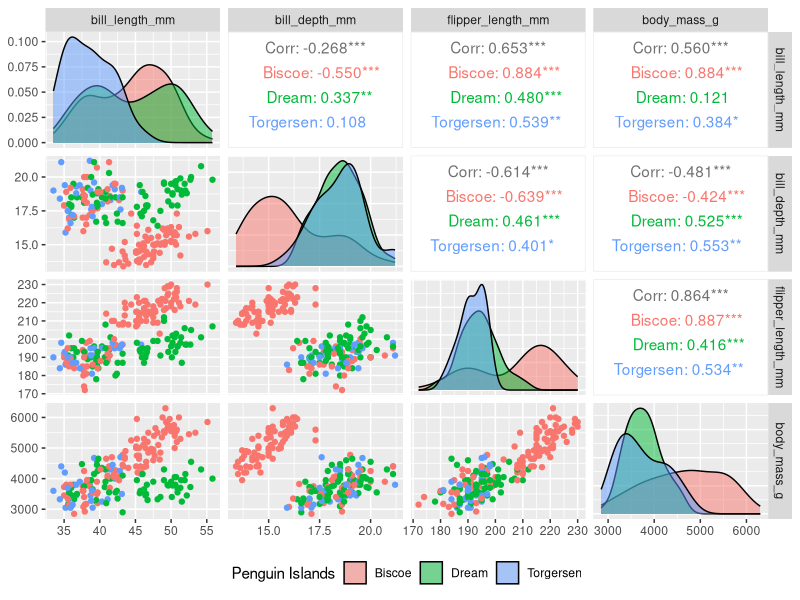
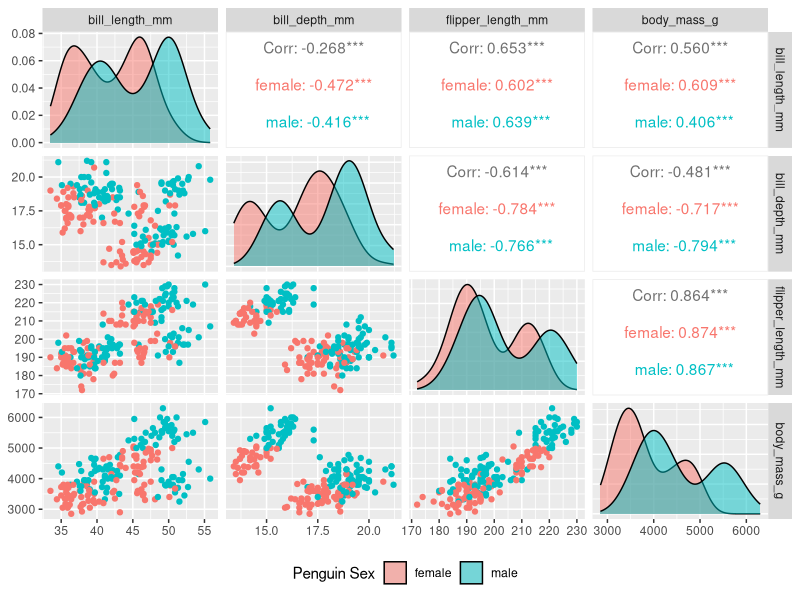
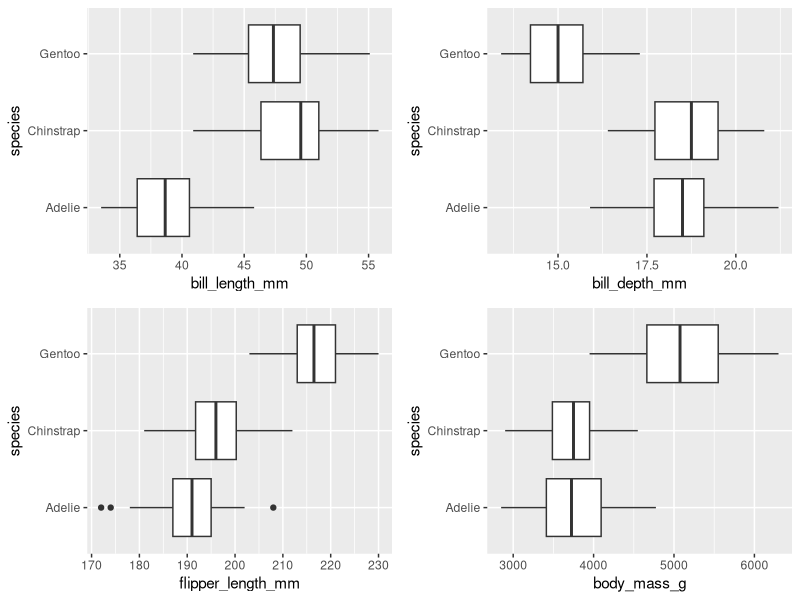
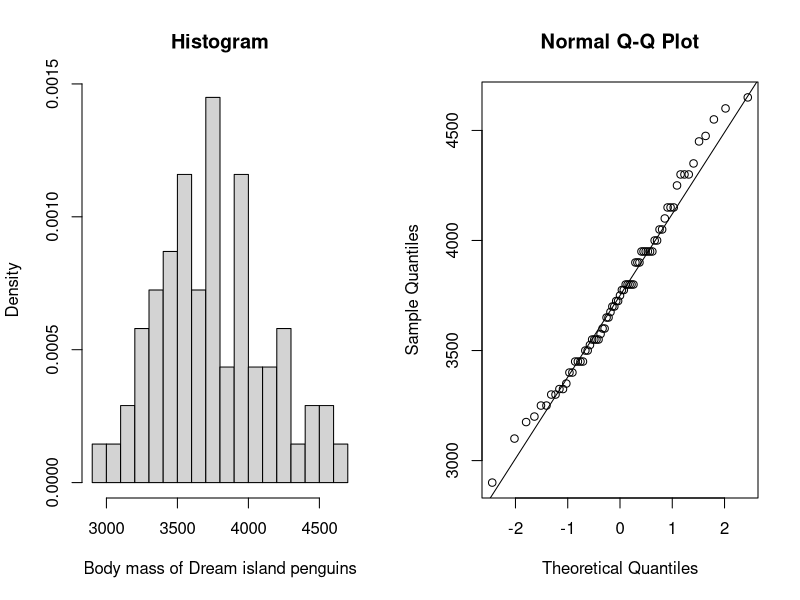
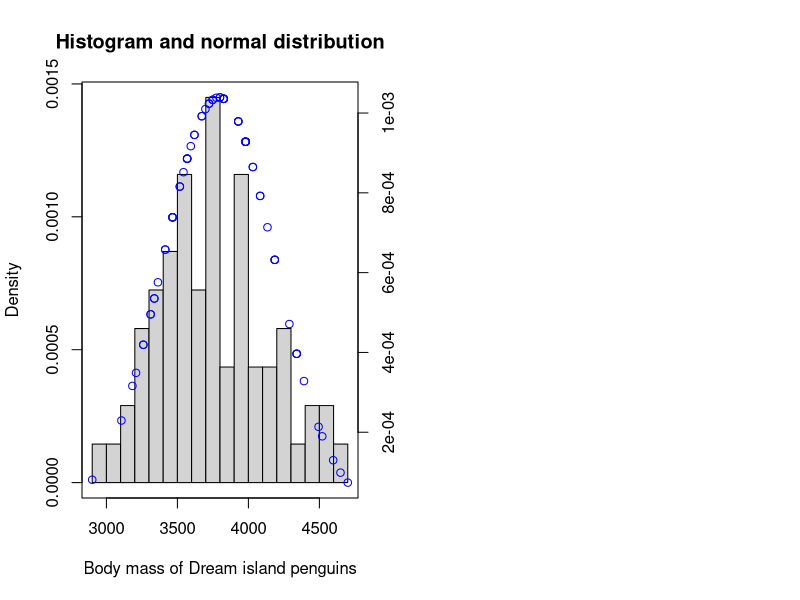

These figures' R source, in order:
## ---- chunk 1
knitr::opts_chunk$set(echo = FALSE)
## ---- chunk 2
library(ggplot2)
library("GGally")
library(vegan)
library(gridExtra)
library(palmerpenguins)
data("penguins")
penguins = na.omit(penguins) # Removes missing rows

my.student.number = 230595217 #student number to get specific dataset
set.seed(my.student.number)
my.penguins = penguins[sample(nrow(penguins), 200), ]
## ---- chunk 3
summary(my.penguins)
## ---- chunk 4
ggpairs(my.penguins, columns = c(3:6), aes(color = island), legend = 1,  
        diag = list(continuous = wrap("densityDiag", alpha = 0.5 )), 
        progress = FALSE) + theme(legend.position = "bottom") +
        labs(fill = "Penguin Islands")
## ---- chunk 5
ggpairs(my.penguins, columns = c(3:6), aes(color = sex), legend = 1,  
        diag = list(continuous = wrap("densityDiag", alpha = 0.5 )), progress = FALSE) +
        theme(legend.position = "bottom") + labs(fill = "Penguin Sex")
## ---- chunk 6
table = xtabs(~ year + species + island, data =my.penguins)
table
## ---- chunk 7
gg1 = ggplot(my.penguins, mapping = aes(bill_length_mm, species)) + geom_boxplot()
gg2 = ggplot(my.penguins, mapping = aes(bill_depth_mm, species)) + geom_boxplot()
gg3 = ggplot(my.penguins, mapping = aes(flipper_length_mm, species)) + geom_boxplot()
gg4 = ggplot(my.penguins, mapping = aes(body_mass_g, species)) + geom_boxplot()
grid.arrange(gg1, gg2, gg3, gg4)
## ---- chunk 8
par(mfrow = c(1, 2))
hist = hist(my.penguins$body_mass_g[my.penguins$island=='Dream'], 
            breaks = 20, freq = FALSE, xlab = "Body mass of Dream island penguins", main = "Histogram")
qq = qqnorm(my.penguins$body_mass_g[my.penguins$island == "Dream"])
qqline(my.penguins$body_mass_g[my.penguins$island == "Dream"])
## ---- chunk 9
l0 = function(param, x) {mu = param[1]; sigma = param[2]; -sum(dnorm(x, mu, sigma, log = TRUE))}

x = optim(c(0, 200), l0, x = my.penguins$body_mass_g[my.penguins$island == "Dream"])
x[1]

## ---- chunk 10
myhist = hist(my.penguins$body_mass_g[my.penguins$island =='Dream'], breaks = 20, 
              freq = FALSE, xlab = "Body mass of Dream island penguins", 
              main = "Histogram and normal distribution")
par(new = TRUE)
plot(x = my.penguins$body_mass_g[my.penguins$island == "Dream"], 
     dnorm(x = my.penguins$body_mass_g[my.penguins$island == "Dream"], 
     mean = 3767.1958, sd=383.8225, log = FALSE), col = 'blue', 
     xlab = "", ylab = "", xaxt = 'n', yaxt = 'n')
axis(4)
## ---- chunk 11
# 95% confidence interval for mean
#input sample size, mean and SD
n = 69
xbar = 3767.1958
sd = 383.8225
#calculating margin of error
margin <- qt(0.975,df=n-1)*sd/sqrt(n)
lower_bound <- xbar - margin
upper_bound <- xbar + margin
print(paste("mean values of body mass for penguins from Dream island lie in the range of", 
            round(upper_bound, digits = 1), "and", round(lower_bound,digits = 1)))
## ---- chunk 12
a = anosim(my.penguins[3:6], my.penguins$sex, permutations = 999, distance = "bray", strata = NULL,
    parallel = getOption("mc.cores"))
print(paste("significance value is",a[2]))
## ---- chunk 13
flipper_w = wilcox.test(my.penguins$flipper_length_mm ~ my.penguins$sex, data = my.penguins)
print(paste("The p-value of flipper length and sex is", flipper_w[3]))
mass_w = wilcox.test(my.penguins$body_mass_g ~ my.penguins$sex, data = my.penguins)
print(paste("The p-value of body mass and sex is", mass_w[3]))
b_length_w = wilcox.test(my.penguins$bill_length_mm ~ my.penguins$sex, data = my.penguins)
print(paste("The p-value of bill length and sex is", b_length_w[3]))
b_depth_w = wilcox.test(my.penguins$bill_depth_mm ~ my.penguins$sex, data = my.penguins)
print(paste("The p-value of bill depth and sex is", b_depth_w[3]))
year_w = wilcox.test(my.penguins$year ~ my.penguins$sex, data = my.penguins)
print(paste("The p-value of year and sex is", year_w[3]))
## ---- chunk 14
species_chi = chisq.test(my.penguins$species, my.penguins$sex)
print(paste("The p-value of species and sex is", species_chi[3]))
island_chi = chisq.test(my.penguins$island, my.penguins$sex)
print(paste("The p-value of island and sex is", island_chi[3]))
## ---- chunk 15
a1 = anosim(my.penguins[3:6], my.penguins$island, permutations = 999, distance = "bray", strata = NULL,
    parallel = getOption("mc.cores"))
print(paste("significance value is",a1[2]))
## ---- chunk 16
flipper_i = kruskal.test(my.penguins$flipper_length_mm ~ my.penguins$island, data = my.penguins)
print(paste("The p-value of flipper length and island is", flipper_i[3]))
mass_i = kruskal.test(my.penguins$body_mass_g ~ my.penguins$island, data = my.penguins)
print(paste("The p-value of body mass and island is", mass_i[3]))
b_length_i = kruskal.test(my.penguins$bill_length_mm ~ my.penguins$island, data = my.penguins)
print(paste("The p-value of bill length and island is", b_length_i[3]))
b_depth_i = kruskal.test(my.penguins$bill_depth_mm ~ my.penguins$island, data = my.penguins)
print(paste("The p-value of bill depth and island is", b_depth_i[3]))
## ---- chunk 17
w1 = pairwise.wilcox.test(my.penguins$flipper_length_mm, my.penguins$island,
                 p.adjust.method = "BH")
w2 = pairwise.wilcox.test(my.penguins$body_mass_g, my.penguins$island,
                 p.adjust.method = "BH")
w3 = pairwise.wilcox.test(my.penguins$bill_length_mm, my.penguins$island,
                 p.adjust.method = "BH")
w4 = pairwise.wilcox.test(my.penguins$bill_depth_mm, my.penguins$island,
                 p.adjust.method = "BH")
print("The p-value of flipper length and island is")
w1[3]
print("The p-value of body mass and island is")
w2[3]
print("The p-value of bill length and island is")
w3[3]
print("The p-value of bill depth and island is")
w4[3]
